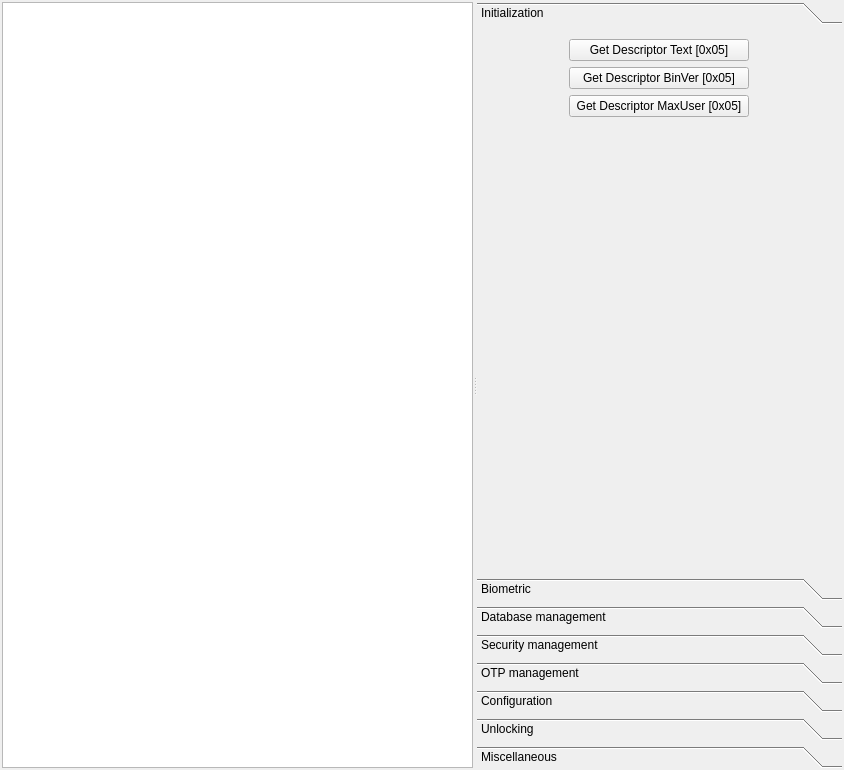
<?xml version="1.0" encoding="UTF-8"?>
<ui version="4.0">
 <class>SagemMorpho</class>
 <widget class="QWidget" name="SagemMorpho">
  <property name="geometry">
   <rect>
    <x>0</x>
    <y>0</y>
    <width>844</width>
    <height>770</height>
   </rect>
  </property>
  <property name="windowTitle">
   <string>Form</string>
  </property>
  <layout class="QVBoxLayout" name="verticalLayout_3">
   <property name="spacing">
    <number>2</number>
   </property>
   <property name="leftMargin">
    <number>2</number>
   </property>
   <property name="topMargin">
    <number>2</number>
   </property>
   <property name="rightMargin">
    <number>2</number>
   </property>
   <property name="bottomMargin">
    <number>2</number>
   </property>
   <item>
    <widget class="QSplitter" name="splitter">
     <property name="orientation">
      <enum>Qt::Horizontal</enum>
     </property>
     <widget class="QWidget" name="verticalLayoutWidget">
      <layout class="QVBoxLayout" name="verticalLayout">
       <item>
        <widget class="Console" name="console"/>
       </item>
      </layout>
     </widget>
     <widget class="QWidget" name="verticalLayoutWidget_2">
      <layout class="QVBoxLayout" name="verticalLayout_10">
       <item>
        <widget class="QToolBox" name="toolBox">
         <property name="sizePolicy">
          <sizepolicy hsizetype="Preferred" vsizetype="Preferred">
           <horstretch>0</horstretch>
           <verstretch>0</verstretch>
          </sizepolicy>
         </property>
         <property name="mouseTracking">
          <bool>false</bool>
         </property>
         <property name="currentIndex">
          <number>0</number>
         </property>
         <widget class="QWidget" name="page">
          <property name="geometry">
           <rect>
            <x>0</x>
            <y>0</y>
            <width>344</width>
            <height>524</height>
           </rect>
          </property>
          <attribute name="label">
           <string>Initialization</string>
          </attribute>
          <layout class="QVBoxLayout" name="verticalLayout_5">
           <item>
            <layout class="QVBoxLayout" name="verticalLayout_4">
             <item alignment="Qt::AlignHCenter">
              <widget class="QPushButton" name="desciptorButton">
               <property name="sizePolicy">
                <sizepolicy hsizetype="Preferred" vsizetype="Fixed">
                 <horstretch>0</horstretch>
                 <verstretch>0</verstretch>
                </sizepolicy>
               </property>
               <property name="minimumSize">
                <size>
                 <width>180</width>
                 <height>0</height>
                </size>
               </property>
               <property name="text">
                <string>Get Descriptor Text [0x05]</string>
               </property>
              </widget>
             </item>
             <item alignment="Qt::AlignHCenter|Qt::AlignVCenter">
              <widget class="QPushButton" name="desciptorButton_2">
               <property name="sizePolicy">
                <sizepolicy hsizetype="Preferred" vsizetype="Fixed">
                 <horstretch>0</horstretch>
                 <verstretch>0</verstretch>
                </sizepolicy>
               </property>
               <property name="minimumSize">
                <size>
                 <width>180</width>
                 <height>0</height>
                </size>
               </property>
               <property name="text">
                <string>Get Descriptor BinVer [0x05]</string>
               </property>
              </widget>
             </item>
             <item alignment="Qt::AlignHCenter">
              <widget class="QPushButton" name="desciptorButton_3">
               <property name="sizePolicy">
                <sizepolicy hsizetype="Preferred" vsizetype="Fixed">
                 <horstretch>0</horstretch>
                 <verstretch>0</verstretch>
                </sizepolicy>
               </property>
               <property name="minimumSize">
                <size>
                 <width>180</width>
                 <height>0</height>
                </size>
               </property>
               <property name="text">
                <string>Get Descriptor MaxUser [0x05]</string>
               </property>
              </widget>
             </item>
             <item>
              <spacer name="verticalSpacer">
               <property name="orientation">
                <enum>Qt::Vertical</enum>
               </property>
               <property name="sizeHint" stdset="0">
                <size>
                 <width>20</width>
                 <height>40</height>
                </size>
               </property>
              </spacer>
             </item>
            </layout>
           </item>
          </layout>
         </widget>
         <widget class="QWidget" name="page_2">
          <property name="geometry">
           <rect>
            <x>0</x>
            <y>0</y>
            <width>344</width>
            <height>524</height>
           </rect>
          </property>
          <attribute name="label">
           <string>Biometric</string>
          </attribute>
          <layout class="QVBoxLayout" name="verticalLayout_11">
           <item>
            <layout class="QVBoxLayout" name="verticalLayout_9">
             <item alignment="Qt::AlignHCenter">
              <widget class="QPushButton" name="identifyButton">
               <property name="minimumSize">
                <size>
                 <width>140</width>
                 <height>0</height>
                </size>
               </property>
               <property name="text">
                <string>Identify [0x22]</string>
               </property>
              </widget>
             </item>
             <item>
              <layout class="QGridLayout" name="gridLayout_2">
               <property name="leftMargin">
                <number>6</number>
               </property>
               <property name="topMargin">
                <number>6</number>
               </property>
               <property name="rightMargin">
                <number>6</number>
               </property>
               <property name="bottomMargin">
                <number>6</number>
               </property>
               <item row="0" column="1">
                <widget class="QCheckBox" name="keepAliveBox">
                 <property name="text">
                  <string/>
                 </property>
                </widget>
               </item>
               <item row="0" column="0">
                <widget class="QLabel" name="label_3">
                 <property name="text">
                  <string>Keep Alive:</string>
                 </property>
                 <property name="alignment">
                  <set>Qt::AlignRight|Qt::AlignTrailing|Qt::AlignVCenter</set>
                 </property>
                </widget>
               </item>
              </layout>
             </item>
             <item alignment="Qt::AlignHCenter">
              <widget class="QPushButton" name="cancelButton">
               <property name="minimumSize">
                <size>
                 <width>140</width>
                 <height>0</height>
                </size>
               </property>
               <property name="text">
                <string>Cancel [0x70]</string>
               </property>
              </widget>
             </item>
             <item>
              <spacer name="verticalSpacer_4">
               <property name="orientation">
                <enum>Qt::Vertical</enum>
               </property>
               <property name="sizeHint" stdset="0">
                <size>
                 <width>20</width>
                 <height>40</height>
                </size>
               </property>
              </spacer>
             </item>
            </layout>
           </item>
          </layout>
         </widget>
         <widget class="QWidget" name="page_3">
          <property name="geometry">
           <rect>
            <x>0</x>
            <y>0</y>
            <width>344</width>
            <height>524</height>
           </rect>
          </property>
          <attribute name="label">
           <string>Database management</string>
          </attribute>
          <layout class="QVBoxLayout" name="verticalLayout_8">
           <item>
            <layout class="QVBoxLayout" name="verticalLayout_7">
             <item alignment="Qt::AlignHCenter">
              <widget class="QPushButton" name="createBaseButton">
               <property name="minimumSize">
                <size>
                 <width>140</width>
                 <height>0</height>
                </size>
               </property>
               <property name="text">
                <string>Create Base [0x30]</string>
               </property>
              </widget>
             </item>
             <item>
              <layout class="QGridLayout" name="gridLayout_3">
               <property name="leftMargin">
                <number>6</number>
               </property>
               <property name="topMargin">
                <number>6</number>
               </property>
               <property name="rightMargin">
                <number>6</number>
               </property>
               <property name="bottomMargin">
                <number>6</number>
               </property>
               <item row="0" column="0" alignment="Qt::AlignRight">
                <widget class="QLabel" name="label_4">
                 <property name="text">
                  <string>Record Count:</string>
                 </property>
                </widget>
               </item>
               <item row="0" column="1" alignment="Qt::AlignHCenter">
                <widget class="QSpinBox" name="dbsRecNbBox">
                 <property name="minimum">
                  <number>1</number>
                 </property>
                 <property name="maximum">
                  <number>10000</number>
                 </property>
                 <property name="value">
                  <number>500</number>
                 </property>
                </widget>
               </item>
              </layout>
             </item>
             <item alignment="Qt::AlignHCenter">
              <widget class="QPushButton" name="destroyBaseButton">
               <property name="minimumSize">
                <size>
                 <width>140</width>
                 <height>0</height>
                </size>
               </property>
               <property name="text">
                <string>Destroy Base [0x3B]</string>
               </property>
              </widget>
             </item>
             <item alignment="Qt::AlignHCenter">
              <widget class="QPushButton" name="eraseBaseButton">
               <property name="minimumSize">
                <size>
                 <width>140</width>
                 <height>0</height>
                </size>
               </property>
               <property name="text">
                <string>Erase Base [0x32]</string>
               </property>
              </widget>
             </item>
             <item alignment="Qt::AlignHCenter">
              <widget class="QPushButton" name="addRecordButton">
               <property name="minimumSize">
                <size>
                 <width>140</width>
                 <height>0</height>
                </size>
               </property>
               <property name="text">
                <string>Add Record [0x35]</string>
               </property>
              </widget>
             </item>
             <item>
              <layout class="QGridLayout" name="gridLayout">
               <property name="leftMargin">
                <number>6</number>
               </property>
               <property name="topMargin">
                <number>6</number>
               </property>
               <property name="rightMargin">
                <number>6</number>
               </property>
               <property name="bottomMargin">
                <number>6</number>
               </property>
               <item row="0" column="1" alignment="Qt::AlignHCenter">
                <widget class="QSpinBox" name="userStartBox">
                 <property name="minimum">
                  <number>1</number>
                 </property>
                 <property name="maximum">
                  <number>1000</number>
                 </property>
                </widget>
               </item>
               <item row="0" column="0" alignment="Qt::AlignRight">
                <widget class="QLabel" name="label">
                 <property name="text">
                  <string>User ID start index:</string>
                 </property>
                </widget>
               </item>
               <item row="1" column="1" alignment="Qt::AlignHCenter">
                <widget class="QSpinBox" name="userCountBox">
                 <property name="minimum">
                  <number>1</number>
                 </property>
                 <property name="maximum">
                  <number>3000</number>
                 </property>
                </widget>
               </item>
               <item row="1" column="0" alignment="Qt::AlignRight">
                <widget class="QLabel" name="label_2">
                 <property name="text">
                  <string>User count:</string>
                 </property>
                </widget>
               </item>
              </layout>
             </item>
             <item alignment="Qt::AlignHCenter">
              <widget class="QPushButton" name="getBaseConfigButton">
               <property name="minimumSize">
                <size>
                 <width>140</width>
                 <height>0</height>
                </size>
               </property>
               <property name="text">
                <string>Get Base Config [0x07]</string>
               </property>
              </widget>
             </item>
             <item alignment="Qt::AlignHCenter">
              <widget class="QPushButton" name="getPublicFieldsButton">
               <property name="minimumSize">
                <size>
                 <width>140</width>
                 <height>0</height>
                </size>
               </property>
               <property name="text">
                <string>Get Public Fields Id [0x3E]</string>
               </property>
              </widget>
             </item>
             <item alignment="Qt::AlignHCenter">
              <widget class="QPushButton" name="getPublicFieldsButton_2">
               <property name="minimumSize">
                <size>
                 <width>140</width>
                 <height>0</height>
                </size>
               </property>
               <property name="text">
                <string>Get Public Fields 1 [0x3E]</string>
               </property>
              </widget>
             </item>
             <item alignment="Qt::AlignHCenter">
              <widget class="QPushButton" name="getDataButton">
               <property name="minimumSize">
                <size>
                 <width>140</width>
                 <height>0</height>
                </size>
               </property>
               <property name="text">
                <string>Get Data [0x3F]</string>
               </property>
              </widget>
             </item>
             <item>
              <layout class="QGridLayout" name="gridLayout_4">
               <property name="leftMargin">
                <number>6</number>
               </property>
               <property name="topMargin">
                <number>6</number>
               </property>
               <property name="rightMargin">
                <number>6</number>
               </property>
               <property name="bottomMargin">
                <number>6</number>
               </property>
               <item row="1" column="0" alignment="Qt::AlignRight">
                <widget class="QLabel" name="label_6">
                 <property name="text">
                  <string>User Index:</string>
                 </property>
                </widget>
               </item>
               <item row="0" column="1" alignment="Qt::AlignHCenter">
                <widget class="QSpinBox" name="indexFieldBox">
                 <property name="minimumSize">
                  <size>
                   <width>45</width>
                   <height>0</height>
                  </size>
                 </property>
                 <property name="minimum">
                  <number>0</number>
                 </property>
                 <property name="maximum">
                  <number>10</number>
                 </property>
                 <property name="value">
                  <number>0</number>
                 </property>
                </widget>
               </item>
               <item row="1" column="1" alignment="Qt::AlignHCenter">
                <widget class="QSpinBox" name="indexUserBox">
                 <property name="minimum">
                  <number>0</number>
                 </property>
                 <property name="maximum">
                  <number>9999</number>
                 </property>
                 <property name="value">
                  <number>0</number>
                 </property>
                </widget>
               </item>
               <item row="0" column="0" alignment="Qt::AlignRight">
                <widget class="QLabel" name="label_5">
                 <property name="text">
                  <string>Field Index:</string>
                 </property>
                </widget>
               </item>
              </layout>
             </item>
             <item>
              <spacer name="verticalSpacer_3">
               <property name="orientation">
                <enum>Qt::Vertical</enum>
               </property>
               <property name="sizeHint" stdset="0">
                <size>
                 <width>20</width>
                 <height>40</height>
                </size>
               </property>
              </spacer>
             </item>
            </layout>
           </item>
          </layout>
         </widget>
         <widget class="QWidget" name="page_4">
          <property name="geometry">
           <rect>
            <x>0</x>
            <y>0</y>
            <width>344</width>
            <height>524</height>
           </rect>
          </property>
          <attribute name="label">
           <string>Security management</string>
          </attribute>
         </widget>
         <widget class="QWidget" name="page_5">
          <property name="geometry">
           <rect>
            <x>0</x>
            <y>0</y>
            <width>344</width>
            <height>524</height>
           </rect>
          </property>
          <attribute name="label">
           <string>OTP management</string>
          </attribute>
         </widget>
         <widget class="QWidget" name="page_6">
          <property name="geometry">
           <rect>
            <x>0</x>
            <y>0</y>
            <width>344</width>
            <height>524</height>
           </rect>
          </property>
          <attribute name="label">
           <string>Configuration</string>
          </attribute>
         </widget>
         <widget class="QWidget" name="page_7">
          <property name="geometry">
           <rect>
            <x>0</x>
            <y>0</y>
            <width>344</width>
            <height>524</height>
           </rect>
          </property>
          <attribute name="label">
           <string>Unlocking</string>
          </attribute>
         </widget>
         <widget class="QWidget" name="page_8">
          <property name="geometry">
           <rect>
            <x>0</x>
            <y>0</y>
            <width>344</width>
            <height>524</height>
           </rect>
          </property>
          <attribute name="label">
           <string>Miscellaneous</string>
          </attribute>
          <layout class="QVBoxLayout" name="verticalLayout_2">
           <item>
            <layout class="QVBoxLayout" name="verticalLayout_6">
             <item alignment="Qt::AlignHCenter">
              <widget class="QPushButton" name="configUartButton">
               <property name="minimumSize">
                <size>
                 <width>140</width>
                 <height>0</height>
                </size>
               </property>
               <property name="text">
                <string>Config Uart [0xEE]</string>
               </property>
              </widget>
             </item>
             <item>
              <spacer name="verticalSpacer_2">
               <property name="orientation">
                <enum>Qt::Vertical</enum>
               </property>
               <property name="sizeHint" stdset="0">
                <size>
                 <width>20</width>
                 <height>40</height>
                </size>
               </property>
              </spacer>
             </item>
            </layout>
           </item>
          </layout>
         </widget>
        </widget>
       </item>
      </layout>
     </widget>
    </widget>
   </item>
  </layout>
 </widget>
 <customwidgets>
  <customwidget>
   <class>Console</class>
   <extends>QPlainTextEdit</extends>
   <header>console.h</header>
  </customwidget>
 </customwidgets>
 <resources/>
 <connections/>
</ui>
